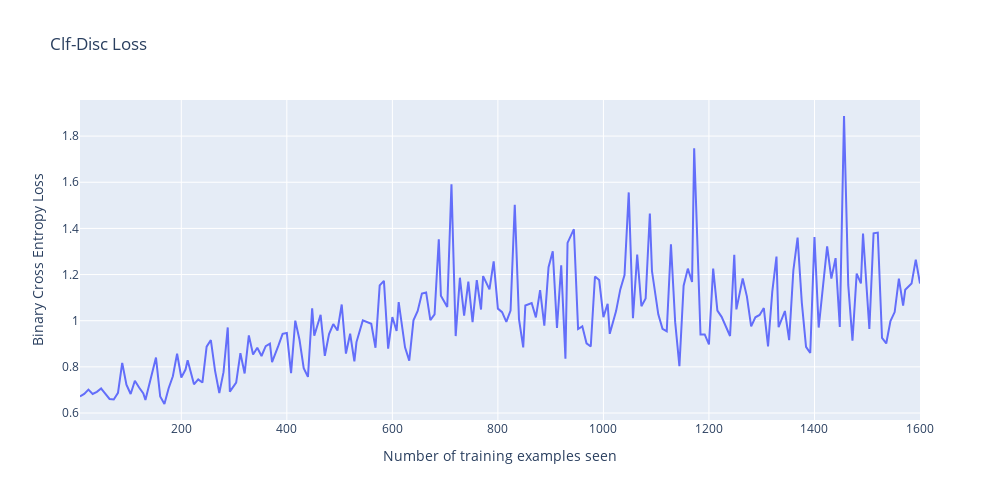

Notebook code cell kept with this figure:
### Code cell
fig = go.Figure()
fig.add_trace(go.Scatter(x=clf_disc_train_counter, y=clf_disc_losses, mode='lines', name='Clf-Disc Train Loss'))
fig.update_layout(
    width=1000,
    height=500,
    title="Clf-Disc Loss",
    xaxis_title="Number of training examples seen",
    yaxis_title="Binary Cross Entropy Loss"),
fig.show()
fig.write_image(output_path+"/Clf-Disc Loss.pdf")

data = {
    'Number of training examples seen': clf_disc_train_counter,
    'Clf-Disc Train Loss': clf_disc_losses
}

df = pd.DataFrame(data)
plt.figure(figsize=(10, 5))
sns.lineplot(data=df, x='Number of training examples seen', y='Clf-Disc Train Loss', label='Clf-Disc Train Loss')
plt.title("Clf-Disc Loss")
plt.xlabel("Number of training examples seen")
plt.ylabel("Binary Cross Entropy Loss")
plt.savefig(output_path+"/Clf-Disc Loss.eps", format='eps', bbox_inches='tight')
plt.savefig(output_path+"/Clf-Disc Loss.png", format='png', bbox_inches='tight',dpi=300)
plt.show()

### Figure 1 — Plotly figure (JSON) as saved in the notebook; plotly's stock layout.template omitted (floating-point values rounded to 4 significant figures; data arrays with more than 128 entries replaced by an {"elided": "..."} marker saying what was removed)
{"data": [{"mode": "lines", "name": "Clf-Disc Train Loss", "type": "scatter", "x": {"elided": "200 int values"}, "y": {"elided": "200 float values"}}], "layout": {"height": 500, "title": {"text": "Clf-Disc Loss"}, "width": 1000, "xaxis": {"title": {"text": "Number of training examples seen"}}, "yaxis": {"title": {"text": "Binary Cross Entropy Loss"}}}}
